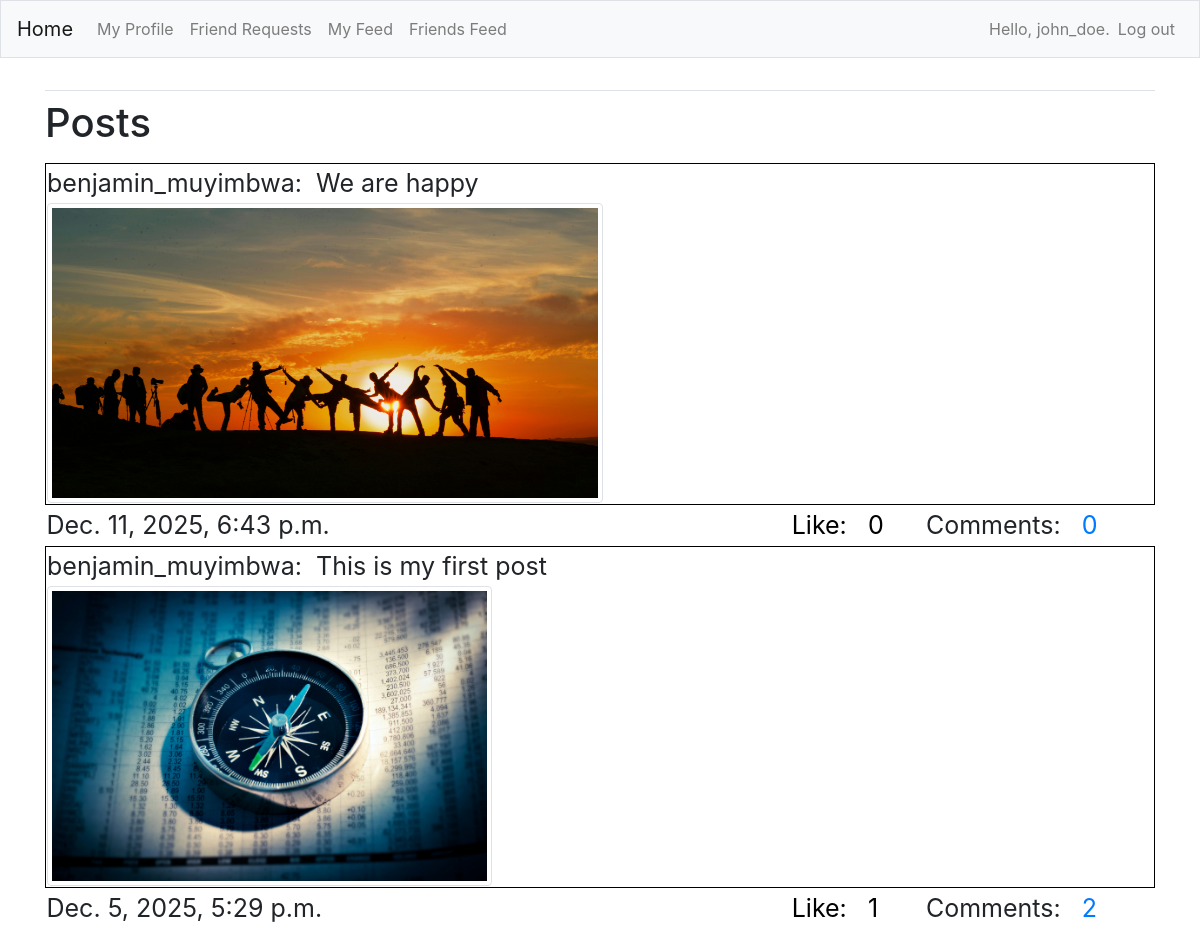
Screenshot of /friendsfeed/ (signed in) with the database file from the repository.
### FeedApp/models.py (models this page shows)
class Post(models.Model):
    description = models.CharField(max_length=255, blank=True)
    username = models.ForeignKey(User, on_delete=models.CASCADE)
    image = models.ImageField(upload_to='images', blank=True)
    date_posted = models.DateTimeField(auto_now_add=True)
    def __str__(self):
        return self.description

### FeedApp/views.py (the view, shortened to what this page needs)
# urls.py: path('friendsfeed/', views.friendsfeed, name='friendsfeed'),
@login_required
def friendsfeed(request):
    Comment_count_list = []
    like_count_list = []
    friends = Profile.objects.filter(user=request.user).values('friends')
    posts = Post.objects.filter(username__in=friends).order_by('-date_posted')
    for  p in posts:
        c_count = Comment.objects.filter(post=p).count()
        l_count = Like.objects.filter(post=p).count()
        Comment_count_list.append(c_count)
        like_count_list.append(l_count)
    zipped_list = zip(posts, Comment_count_list, like_count_list)
    context = {'posts':posts, 'zipped_list':zipped_list}
    return render(request, 'FeedApp/friendsfeed.html', context)

### FeedApp/templates/FeedApp/friendsfeed.html (shortened to what this page needs)
{% extends "FeedApp/base.html" %}
{% load bootstrap4 %}
{% block content %}
<h1>
    <p>Posts</p>
</h1>
<form method="POST">
    <table style="font-size: 25px; width: 100%;">
        {% for p, c, l in zipped_list %}
        <tr style="border: 1px solid black; padding: 6px;">
            <td>
                {{ p.username }}:&nbsp; {{ p }} <br>
                {% if p.image %}
                <img src="{{ p.image.url }}" class="img-thumbnail" style="max-height: 300px;" alt="">
                {% endif %}
            </td>
        </tr style="border: 1px solid black; padding: 6px;">
        <td>{{ p.date_posted }}</td>
        <td>
            <button type="submit" name="like" value={{p.id}} style="background-color: transparent;border: none;">
                Like: &nbsp; {{ l }}
            </button>
        <td>
            Comments: &nbsp;
            <a href="{% url 'FeedApp:comments' p.id %}">
                {{ c }}
                {% endfor %}
    </table>
</form>
{% endblock content %}

### FeedApp/templates/FeedApp/base.html (shortened to what this page needs)
{% load bootstrap4 %}
<!doctype html>
<html lang="en">
<head>
    {% bootstrap_css %}
</head>
<body>
    <nav class="navbar navbar-expand-md navbar-light bg-light mb-4 border">
        <a class="navbar-brand" href="{% url 'FeedApp:index'%}">
            Home</a>
        <div class="collapse navbar-collapse" id="navbarCollapse">
            <ul class="navbar-nav mr-auto">
                <li class="nav-item">
                    <a class="nav-link" href="{% url 'FeedApp:profile' %}">My Profile</a>
                </li>
                <li class="nav-item">
                    <a class="nav-link" href="{% url 'FeedApp:friends' %}">Friend Requests</a>
                </li>
                <li class="nav-item">
                    <a class="nav-link" href="{% url 'FeedApp:myfeed' %}">My Feed</a>
                </li>
                <li class="nav-item">
                    <a class="nav-link" href="{% url 'FeedApp:friendsfeed' %}">Friends Feed</a>
                </li>
            </ul>
            <ul class="navbar-nav ml-auto">
                {% if user.is_authenticated %}
                <li class="nav-item">
                    <span class="navbar-text">Hello, {{ user.username }}.</span>
                </li>
                <li class="nav-item">
                    <a class="nav-link" href="{% url 'users:logout' %}">Log out</a>
                </li>
                {% endif %}
            </ul>
        </div>
    </nav>
    <main role="main" class="container">
        <div class="pb-2 mb-2 border-bottom">
        </div>
        <div>
            {% block content %}{% endblock content %}
        </div>
    </main>
</body>
</html>

### rows the page displays
Post: username "benjamin_muyimbwa", description "We are happy", image (picture), date_posted "Dec. 11, 2025, 6:43 p.m.", {{ p.id }} 3 (drawn), l "0", c "0"
Post: username "benjamin_muyimbwa", description "This is my first post", image (picture), date_posted "Dec. 5, 2025, 5:29 p.m.", l "1", c "2"

### other values shown
{{ user.username }} "john_doe"
